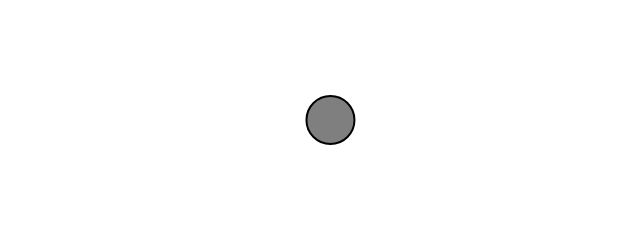
Frame 1 (no input)
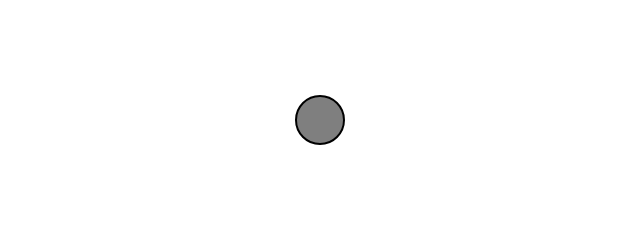
Frame 60 (no input)
Frame 120 (the mouse pressed at the canvas centre since frame 60): identical to frame 60, image omitted

The p5.js sketch that drew these frames (run headless with seeded random() and noise() and a simulated clock; from frame 60 on, the mouse is pressed at the canvas centre):

// p5.js sketch
// ── sketch.js
// The Nature of Code
// Daniel Shiffman
// http://natureofcode.com

function setup() {
  createCanvas(640, 240);
}

function draw() {
  background(255);

  let period = 120;
  let amplitude = 200;

  // Calculating horizontal position according to formula for simple harmonic motion
  let x = amplitude * sin((TWO_PI * frameCount) / period);

  stroke(0);
  strokeWeight(2);
  fill(127);
  translate(width / 2, height / 2);
  line(0, 0, x, 0);
  circle(x, 0, 48);
}
